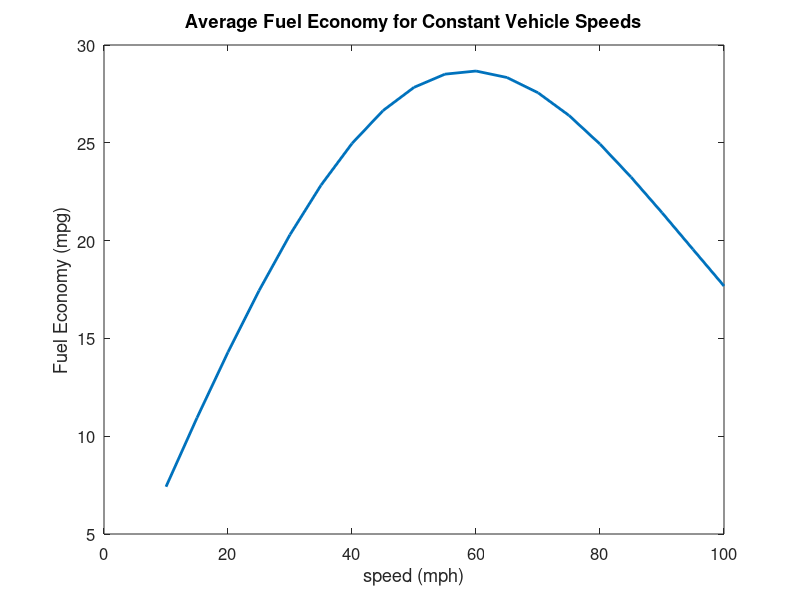
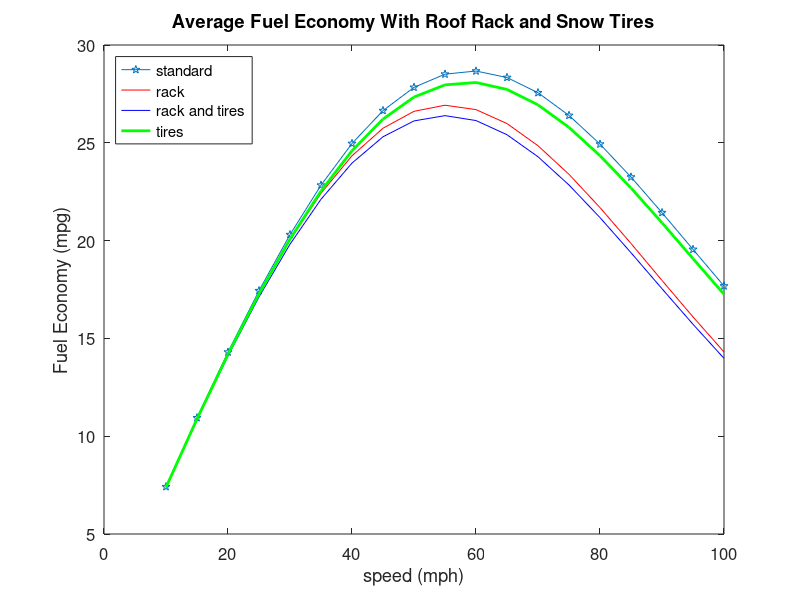

Write the MATLAB code that produced these figures, in order.
% part a
speed=[10:5:100];
%fuel_econ=[6.72162,11.2936,11.9316,9.19846,5.76624,3.25126,1.70758,0.824562,0.358057,0.136856]; %km/l
fuel_mpg=[7.41582341980714;10.9402428225005;14.2973959636872;17.4378898405375;20.3037747608902;22.8330150748335;24.9648333493157;26.6455907993192;27.8346556062704;28.5095568025486;28.6696754018818;28.3378247451934;27.5593278013155;26.3985785306198;24.9335038991237;23.2487223013012;21.4284236643774;19.5500109207528;17.6793352472128];
figure;
plot(speed,fuel_mpg,'LineWidth',2)
xlabel('speed (mph)');   ylabel('Fuel Economy (mpg)');
set(gca,'fontsize',12)
title(strcat('Average Fuel Economy for Constant Vehicle Speeds'));
% now adding a luggage rack 80kg + added drag
%https://www.osti.gov/pages/servlets/purl/1257753 p.5
%https://www.researchgate.net/figure/Percentage-increase-of-drag-coefficient-CD-and-projected-frontal-area-A-over-the_tbl2_257726255
% Cd*1.204, A*1.012, m+80
%15% greater resistance from snow tires
%https://openroadautogroup.com/blog/5-reasons-why-treating-your-winter-tires-all-seasons-dangerous#:~:text=Due%20to%20the%20softer%20and,when%20the%20tire%20is%20rolling.&text=The%20level%20of%20wear%20on,than%20that%20of%20summer%20tires.
%fuel_econ_rack=[6.67832,10.9177,10.8658,7.72714,4.49349,2.36691,1.14636,0.498528,0.18951,0.0613997];
fuel_mpg_rack=[7.40426080883640;10.9078192572813;14.2243723391795;17.2946329144303;20.0501882296197;22.4196914192377;24.3361481688264;25.7446772023050;26.6098162115432;26.9212728589147;26.6970676471628;25.9833253559959;24.8505171743569;23.3866273593789;21.6883447691824;19.8517783899314;17.9642397748425;16.0983058757274;14.3087773835135];
% figure;
% plot(speed,fuel_mpg_rack,'LineWidth',2)
% xlabel('speed (mph)');   ylabel('Fuel Economy (mpg)');
% set(gca,'fontsize',12)
% title(strcat('Average Fuel Economy With Roof Rack'));
%now adding snow tires and roof rack
%fuel_econ_racksnow=[6.61869,10.7336,10.6237,7.54447,4.39621,2.32113,1.1256,0.489689,0.186121,0.0602713];
fuel_mpg_racksnow=[7.37421773019179;10.8418041712145;14.1103549642031;17.1227476595618;19.8134165296531;22.1145184728886;23.9630711602406;25.3084413627059;26.1192778929083;26.3888376588020;26.1377218051695;25.4133573490132;24.2860949019226;22.8424348798522;21.1764774979532;19.3810451397178;17.5399361810952;15.7224295959566;13.9805769344713];
% figure;
% plot(speed,fuel_mpg_rack,'-r',speed,fuel_mpg_racksnow,'-b','LineWidth',2)
% xlabel('speed (mph)');   ylabel('Fuel Economy (mpg)');
% set(gca,'fontsize',12)
% title(strcat('Average Fuel Economy With Roof Rack and Snow Tires'));
%just snow tires
%fuel_econ_snow=[6.66419,11.1101,11.6698,8.97638,5.63433,3.18463,1.67533,0.809565,0.351579,0.13434];
fuel_mpg_snow=[7.38707168320876;10.8769508445654;14.1877814418575;17.2719837389699;20.0739808241561;22.5346742382461;24.5967058165591;26.2101635075638;27.3381914157444;27.9618269557345;28.0833579747130;27.7276038140712;26.9407814235741;25.7869863944056;24.3427262666030;22.6902935671991;20.9109665844920;19.0790194054816;17.2573086378612];
figure;
plot(speed,fuel_mpg,'-p',speed,fuel_mpg_rack,'-r',speed,fuel_mpg_racksnow,'-b',speed,fuel_mpg_snow,'-g','LineWidth',2)
xlabel('speed (mph)');   ylabel('Fuel Economy (mpg)');
set(gca,'fontsize',12)
title(strcat('Average Fuel Economy With Roof Rack and Snow Tires'));
legend({'standard','rack','rack and tires', 'tires'},'Location','northwest')
%% part b


